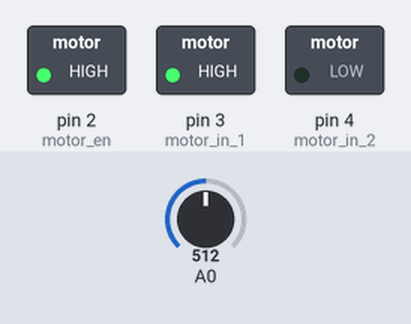
This sketch was run on a simulated Arduino Uno, built with avr-gcc and run on an emulated ATmega328P. On the bench: switched loads named in the sketch (green lamp = pin HIGH). Dashed ring = blinking. The test bench sets the inputs (shaded band); at power-on: A0 = 512. What the sketch prints to the serial monitor is not drawn.

Above: at 0.4 s.
Timing chart, 0 to 3.0 s (numbered marks = the images above):
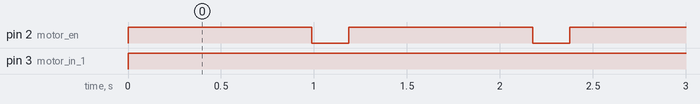

The sketch:

ak_m_sensor.ino
```cpp
 void currentRead(){

unsigned int x=0;
float AcsValue=0.0,Samples=0.0,AvgAcs=0.0,AcsValueF=0.0;

  for (int x = 0; x < 300; x++){
  AcsValue = analogRead(A0);
  Samples = Samples + AcsValue;
  delay (3);
}
AvgAcs=Samples/300.0;
AcsValueF = ((2.5 - (AvgAcs * (5.0 / 1024.0)) )/0.000185)-200;
Serial.println(AcsValueF);//Print the read current on Serial monitor
delay(50);
}
```

motor_driver.ino
```cpp
int motor_in_1 = 3;
int motor_in_2 = 4;
int motor_en = 2;

void setup() {
  Serial.begin(9600); //Start Serial Monitor to display current read value on Serial monitor
  pinMode(motor_in_1, OUTPUT);
  pinMode(motor_in_2, OUTPUT);
  pinMode(motor_en, OUTPUT);

}

void loop() {

  digitalWrite(motor_in_1, HIGH);
  digitalWrite(motor_in_2, LOW);
  analogWrite(motor_en, 255);
  currentRead();
  analogWrite(motor_en, 0);
  delay(200);

  }
```

Measured:
- by itself, pin 2 (motor_en): alternates HIGH for 0.99 s and LOW for 0.20 s
- by itself, pin 3 (motor_in_1): LOW → HIGH at 0.00 s
